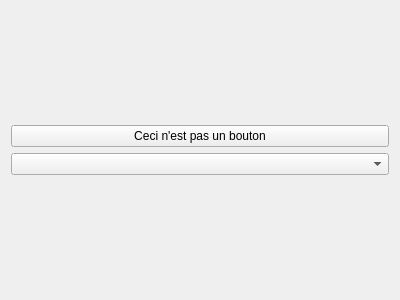
<?xml version="1.0" encoding="UTF-8"?>
<ui version="4.0">
 <class>Form</class>
 <widget class="QWidget" name="Form">
  <property name="geometry">
   <rect>
    <x>0</x>
    <y>0</y>
    <width>400</width>
    <height>300</height>
   </rect>
  </property>
  <property name="windowTitle">
   <string>Form</string>
  </property>
  <layout class="QGridLayout" name="gridLayout_2">
   <item row="0" column="0">
    <layout class="QGridLayout" name="gridLayout">
     <item row="0" column="0">
      <widget class="QPushButton" name="pushButton">
       <property name="text">
        <string>Ceci n'est pas un bouton</string>
       </property>
      </widget>
     </item>
     <item row="1" column="0">
      <widget class="_QComboBoxSubclass" name="comboBox"/>
     </item>
    </layout>
   </item>
  </layout>
 </widget>
 <customwidgets>
  <customwidget>
   <class>_QComboBoxSubclass</class>
   <extends>QComboBox</extends>
   <header>qcombobox_subclass</header>
  </customwidget>
 </customwidgets>
 <resources/>
 <connections/>
</ui>
